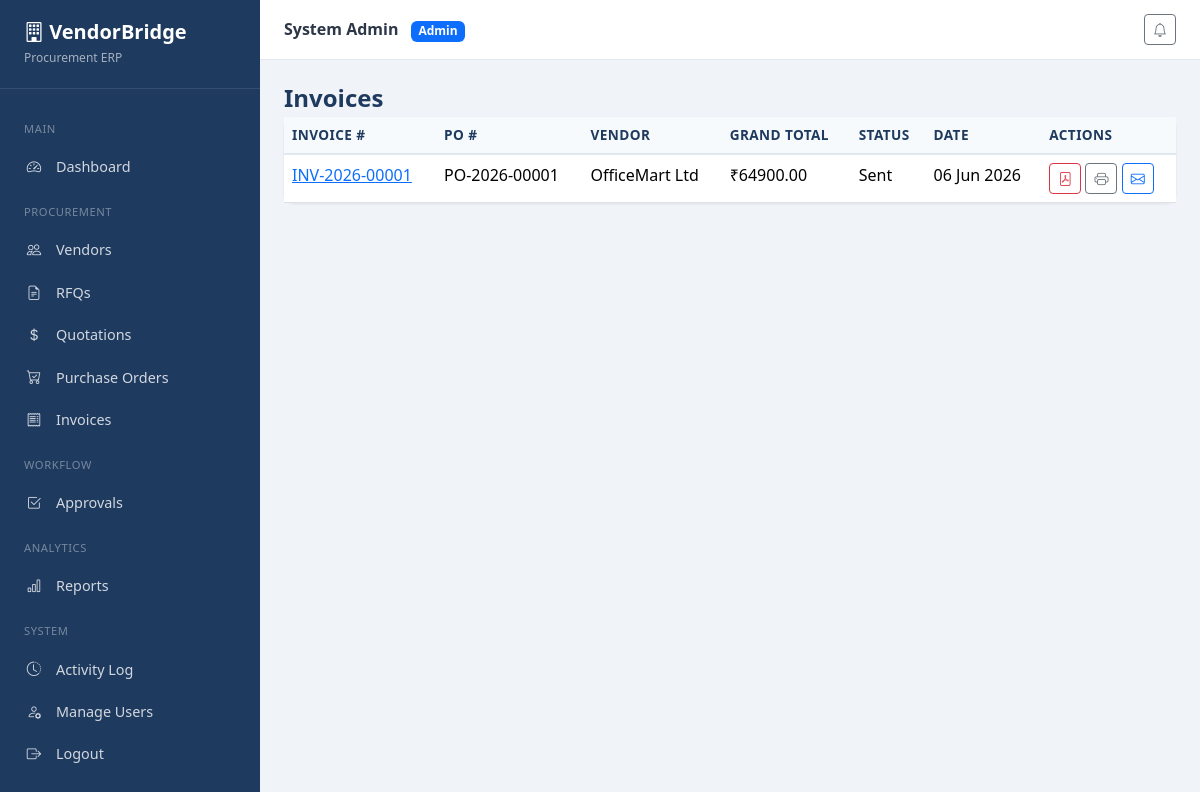
/procurement/invoices/ (signed in), run on the app's committed database.
### accounts/models.py (models this page shows, shortened)
class User(AbstractUser):
    ROLE_ADMIN = 'admin'
    ROLE_PROCUREMENT = 'procurement_officer'
    ROLE_VENDOR = 'vendor'
    ROLE_MANAGER = 'manager'
    ROLE_CHOICES = [
        (ROLE_ADMIN, 'Admin'),
        (ROLE_PROCUREMENT, 'Procurement Officer'),
        (ROLE_VENDOR, 'Vendor'),
        (ROLE_MANAGER, 'Manager / Approver'),
    ]
    role = models.CharField(max_length=30, choices=ROLE_CHOICES, default=ROLE_PROCUREMENT)
    phone = models.CharField(max_length=20, blank=True)
    created_at = models.DateTimeField(auto_now_add=True)
    class Meta:
        ordering = ['username']
    @property
    def is_admin_role(self):
        return self.role == self.ROLE_ADMIN or self.is_superuser
    @property
    def is_vendor_role(self):
        return self.role == self.ROLE_VENDOR

### procurement/models.py (models this page shows, shortened)
class Invoice(models.Model):
    STATUS_DRAFT = 'draft'
    STATUS_SENT = 'sent'
    STATUS_PAID = 'paid'
    STATUS_CANCELLED = 'cancelled'
    STATUS_CHOICES = [
        (STATUS_DRAFT, 'Draft'),
        (STATUS_SENT, 'Sent'),
        (STATUS_PAID, 'Paid'),
        (STATUS_CANCELLED, 'Cancelled'),
    ]
    invoice_number = models.CharField(max_length=30, unique=True, default=generate_invoice_number)
    purchase_order = models.OneToOneField(PurchaseOrder, on_delete=models.PROTECT, related_name='invoice')
    subtotal = models.DecimalField(max_digits=12, decimal_places=2)
    gst = models.DecimalField(max_digits=12, decimal_places=2, default=Decimal('0.00'))
    tax = models.DecimalField(max_digits=12, decimal_places=2, default=Decimal('0.00'))
    grand_total = models.DecimalField(max_digits=12, decimal_places=2)
    status = models.CharField(max_length=20, choices=STATUS_CHOICES, default=STATUS_DRAFT)
    created_by = models.ForeignKey(
        settings.AUTH_USER_MODEL,
        on_delete=models.SET_NULL,
        null=True,
        related_name='created_invoices',
    )
    created_at = models.DateTimeField(auto_now_add=True)
    class Meta:
        ordering = ['-created_at']

class PurchaseOrder(models.Model):
    STATUS_DRAFT = 'draft'
    STATUS_ISSUED = 'issued'
    STATUS_COMPLETED = 'completed'
    STATUS_CANCELLED = 'cancelled'
    STATUS_CHOICES = [
        (STATUS_DRAFT, 'Draft'),
        (STATUS_ISSUED, 'Issued'),
        (STATUS_COMPLETED, 'Completed'),
        (STATUS_CANCELLED, 'Cancelled'),
    ]
    po_number = models.CharField(max_length=30, unique=True, default=generate_po_number)
    vendor = models.ForeignKey(Vendor, on_delete=models.PROTECT, related_name='purchase_orders')
    quotation = models.OneToOneField(Quotation, on_delete=models.PROTECT, related_name='purchase_order')
    amount = models.DecimalField(max_digits=12, decimal_places=2)
    status = models.CharField(max_length=20, choices=STATUS_CHOICES, default=STATUS_ISSUED)
    created_by = models.ForeignKey(
        settings.AUTH_USER_MODEL,
        on_delete=models.SET_NULL,
        null=True,
        related_name='created_pos',
    )
    created_at = models.DateTimeField(auto_now_add=True)
    class Meta:
        ordering = ['-created_at']

### vendors/models.py (models this page shows, shortened)
class Vendor(models.Model):
    STATUS_ACTIVE = 'active'
    STATUS_INACTIVE = 'inactive'
    STATUS_CHOICES = [
        (STATUS_ACTIVE, 'Active'),
        (STATUS_INACTIVE, 'Inactive'),
    ]
    CATEGORY_CHOICES = [
        ('it', 'IT & Software'),
        ('office', 'Office Supplies'),
        ('manufacturing', 'Manufacturing'),
        ('services', 'Professional Services'),
        ('logistics', 'Logistics'),
        ('other', 'Other'),
    ]
    user = models.OneToOneField(
        settings.AUTH_USER_MODEL,
        on_delete=models.SET_NULL,
        null=True,
        blank=True,
        related_name='vendor_profile',
    )
    vendor_name = models.CharField(max_length=150)
    company_name = models.CharField(max_length=200)
    category = models.CharField(max_length=50, choices=CATEGORY_CHOICES, default='other')
    gst_number = models.CharField(max_length=20, blank=True)
    email = models.EmailField()
    phone = models.CharField(max_length=20)
    address = models.TextField()
    status = models.CharField(max_length=20, choices=STATUS_CHOICES, default=STATUS_ACTIVE)
    rating = models.DecimalField(max_digits=3, decimal_places=1, default=4.0)
    created_at = models.DateTimeField(auto_now_add=True)
    class Meta:
        ordering = ['company_name']

### procurement/views.py (the view)
# urls.py: path('invoices/', views.invoice_list, name='invoice_list'),
@login_required
@role_required(User.ROLE_ADMIN, User.ROLE_PROCUREMENT)
def invoice_list(request):
    invoices = Invoice.objects.select_related('purchase_order__vendor').all()
    return render(request, 'procurement/invoice_list.html', {'invoices': invoices})

### core/context_processors.py (called while the page is built)
def notifications_processor(request):
    if request.user.is_authenticated:
        unread = request.user.notifications.filter(is_read=False).count()
        recent = request.user.notifications.all()[:5]
        return {'unread_notifications': unread, 'recent_notifications': recent}
    return {'unread_notifications': 0, 'recent_notifications': []}

### templates/procurement/invoice_list.html (shortened to what this page needs)
{% extends 'base.html' %}
{% block content %}
<h1 class="page-title">Invoices</h1>
<div class="card-panel">
    <div class="card-body p-0">
        <table class="table table-vb mb-0">
            <thead><tr><th>Invoice #</th><th>PO #</th><th>Vendor</th><th>Grand Total</th><th>Status</th><th>Date</th><th>Actions</th></tr></thead>
            <tbody>
                {% for inv in invoices %}
                <tr>
                    <td><a href="{% url 'procurement:invoice_detail' inv.pk %}">{{ inv.invoice_number }}</a></td>
                    <td>{{ inv.purchase_order.po_number }}</td>
                    <td>{{ inv.purchase_order.vendor.company_name }}</td>
                    <td>₹{{ inv.grand_total|floatformat:2 }}</td>
                    <td>{{ inv.get_status_display }}</td>
                    <td>{{ inv.created_at|date:"d M Y" }}</td>
                    <td>
                        <a href="{% url 'procurement:invoice_pdf' inv.pk %}" class="btn btn-sm btn-outline-danger" title="PDF"><i class="bi bi-file-pdf"></i></a>
                        <a href="{% url 'procurement:invoice_print' inv.pk %}" class="btn btn-sm btn-outline-secondary" title="Print"><i class="bi bi-printer"></i></a>
                        <a href="{% url 'procurement:invoice_send_email' inv.pk %}" class="btn btn-sm btn-outline-primary" title="Email"><i class="bi bi-envelope"></i></a>
                    </td>
                </tr>
                {% empty %}
                <tr><td colspan="7" class="text-center text-muted py-4">No invoices.</td></tr>
                {% endfor %}
            </tbody>
        </table>
    </div>
</div>
{% endblock %}

### templates/partials/navbar.html (shortened to what this page needs)
<div class="topbar">
    <div class="d-flex align-items-center gap-3">
        <div>
            <strong>{{ user.get_full_name|default:user.username }}</strong>
            <span class="badge bg-primary ms-2">{{ user.get_role_display }}</span>
        </div>
    </div>
    <div class="d-flex align-items-center gap-3">
        <div class="dropdown">
            <button class="btn btn-sm btn-outline-secondary position-relative" data-bs-toggle="dropdown">
                <i class="bi bi-bell"></i>
            </button>
        </div>
    </div>
</div>

### data on the page
User: get_full_name "System Admin", role "Admin"
Invoice: invoice_number "INV-2026-00001", purchase_order.po_number "PO-2026-00001", purchase_order.vendor.company_name "OfficeMart Ltd", grand_total "64900.00", status "Sent", created_at "06 Jun 2026"
